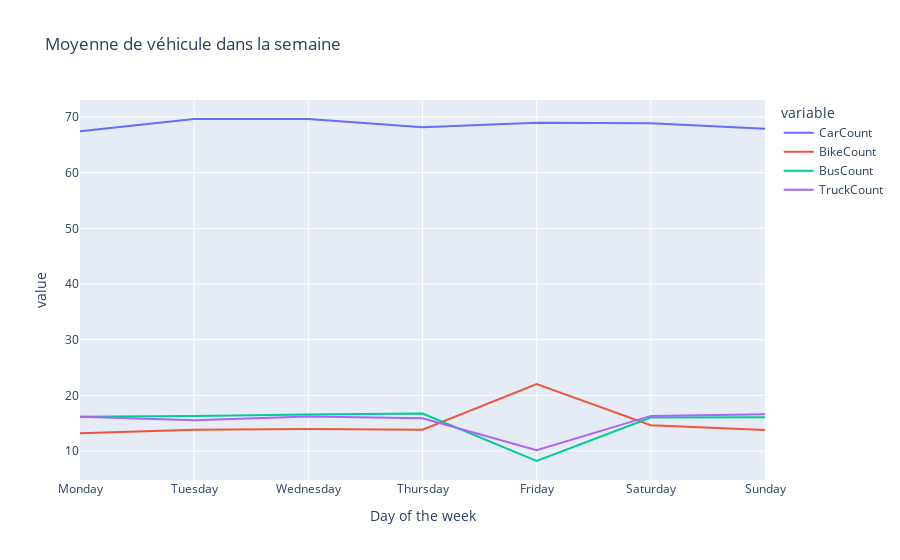

The notebook cell this image was saved under:
### Markdown cell above
#### Average traffic by day

### Code cell
weekly_df = df.copy()
day_order = ["Monday","Tuesday","Wednesday","Thursday","Friday","Saturday","Sunday"]
list_vehicles = ['CarCount','BikeCount','BusCount','TruckCount']
weekly_df = weekly_df.groupby("Day of the week")[list_vehicles].mean().reset_index()
weekly_df['Day of the week'] = pd.Categorical(weekly_df['Day of the week'], categories=day_order, ordered=True)
weekly_df = weekly_df.sort_values(['Day of the week'])
fig = px.line(weekly_df, x='Day of the week', y=list_vehicles, title='Moyenne de véhicule dans la semaine')
fig.show()

### Figure 1 — Plotly figure (JSON) as saved in the notebook; plotly's stock layout.template omitted (floating-point values rounded to 4 significant figures)
{"data": [{"hovertemplate": "variable=CarCount<br>Day of the week=%{x}<br>value=%{y}<extra></extra>", "legendgroup": "CarCount", "line": {"color": "#636efa", "dash": "solid"}, "marker": {"symbol": "circle"}, "mode": "lines", "name": "CarCount", "orientation": "v", "showlegend": true, "type": "scatter", "x": ["Monday", "Tuesday", "Wednesday", "Thursday", "Friday", "Saturday", "Sunday"], "xaxis": "x", "y": [67.43, 69.64, 69.63, 68.13, 68.95, 68.87, 67.89], "yaxis": "y"}, {"hovertemplate": "variable=BikeCount<br>Day of the week=%{x}<br>value=%{y}<extra></extra>", "legendgroup": "BikeCount", "line": {"color": "#EF553B", "dash": "solid"}, "marker": {"symbol": "circle"}, "mode": "lines", "name": "BikeCount", "orientation": "v", "showlegend": true, "type": "scatter", "x": ["Monday", "Tuesday", "Wednesday", "Thursday", "Friday", "Saturday", "Sunday"], "xaxis": "x", "y": [13.19, 13.81, 13.97, 13.82, 22.01, 14.65, 13.78], "yaxis": "y"}, {"hovertemplate": "variable=BusCount<br>Day of the week=%{x}<br>value=%{y}<extra></extra>", "legendgroup": "BusCount", "line": {"color": "#00cc96", "dash": "solid"}, "marker": {"symbol": "circle"}, "mode": "lines", "name": "BusCount", "orientation": "v", "showlegend": true, "type": "scatter", "x": ["Monday", "Tuesday", "Wednesday", "Thursday", "Friday", "Saturday", "Sunday"], "xaxis": "x", "y": [16.16, 16.28, 16.55, 16.72, 8.214, 16.02, 16.08], "yaxis": "y"}, {"hovertemplate": "variable=TruckCount<br>Day of the week=%{x}<br>value=%{y}<extra></extra>", "legendgroup": "TruckCount", "line": {"color": "#ab63fa", "dash": "solid"}, "marker": {"symbol": "circle"}, "mode": "lines", "name": "TruckCount", "orientation": "v", "showlegend": true, "type": "scatter", "x": ["Monday", "Tuesday", "Wednesday", "Thursday", "Friday", "Saturday", "Sunday"], "xaxis": "x", "y": [16.18, 15.51, 16.21, 15.89, 10.15, 16.32, 16.61], "yaxis": "y"}], "layout": {"legend": {"title": {"text": "variable"}, "tracegroupgap": 0}, "title": {"text": "Moyenne de véhicule dans la semaine"}, "xaxis": {"anchor": "y", "domain": [0, 1], "title": {"text": "Day of the week"}}, "yaxis": {"anchor": "x", "domain": [0, 1], "title": {"text": "value"}}}}
